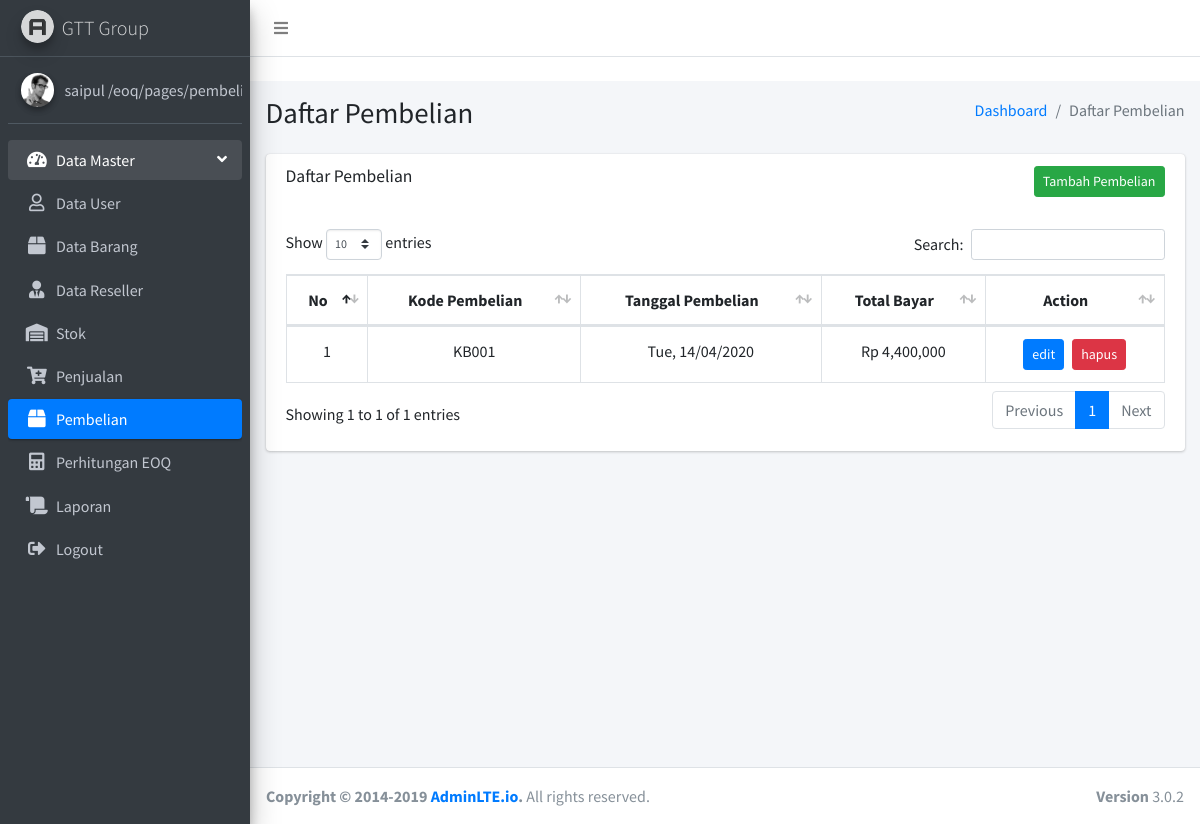
Page /pages/pembelian/index.php (signed in) on the committed database.
### tables this page shows
CREATE TABLE `pembelian` (
  `id` int(11) NOT NULL,
  `supplier_id` int(11) NOT NULL,
  `code` varchar(10) NOT NULL COMMENT 'KB + 3 digit id => KB001',
  `total` int(10) UNSIGNED NOT NULL,
  `created_at` timestamp NOT NULL DEFAULT CURRENT_TIMESTAMP,
  `updated_at` timestamp NOT NULL DEFAULT CURRENT_TIMESTAMP ON UPDATE CURRENT_TIMESTAMP
);

### pages/pembelian/index.php (the view, shortened to what this page needs)
<?php
include('../../Connect.php');
$query = "
  SELECT
    pembelian.id AS id,
    pembelian.code AS kode,
    supplier.name AS supplier,
    pembelian.total AS total,
    pembelian.created_at AS tanggal
  FROM pembelian
  INNER JOIN supplier
  ON pembelian.supplier_id=supplier.id
";
$pembelians = $conn->query($query);
?>
<!DOCTYPE html>
<html>
<head>
  <link rel="stylesheet" href="../../plugins/fontawesome-free/css/all.min.css">
  <link rel="stylesheet" href="https://code.ionicframework.com/ionicons/2.0.1/css/ionicons.min.css">
  <link rel="stylesheet" href="../../dist/css/adminlte.min.css">
  <link rel="stylesheet" href="../../plugins/datatables-bs4/css/dataTables.bootstrap4.css">
</head>
<body class="hold-transition sidebar-mini">
<div class="wrapper">
  <nav class="main-header navbar navbar-expand navbar-white navbar-light">
    <ul class="navbar-nav">
      <li class="nav-item">
        <a class="nav-link" data-widget="pushmenu" href="#"><i class="fas fa-bars"></i></a>
      </li>
    </ul>
  </nav>
  <?= include('../sidebar/index.php') ?>
  <div class="content-wrapper">
    <section class="content-header">
      <div class="container-fluid">
        <div class="row mb-2">
          <div class="col-sm-6">
            <h1>Daftar Pembelian</h1>
          </div>
          <div class="col-sm-6">
            <ol class="breadcrumb float-sm-right">
              <li class="breadcrumb-item"><a href="/index.php">Dashboard</a></li>
              <li class="breadcrumb-item active">Daftar Pembelian</li>
            </ol>
          </div>
        </div>
      </div>
    </section>
    <section class="content">
      <div class="container-fluid">
        <div class="row">
          <div class="col-12">
            <div class="card">
              <div class="card-header text-right border-bottom-0">
                <h3 class="card-title">Daftar Pembelian</h3>
                <a class="btn btn-success btn-sm" href="/eoq/pages/pembelian/create.php">
                  Tambah Pembelian
                </a>
              </div>
              <div class="card-body">
                <table id="example1" class="table table-bordered table-hover text-center">
                  <thead>
                  <tr>
                    <th>No</th>
                    <th>Kode Pembelian</th>
                    <th>Tanggal Pembelian</th>
                    <th>Total Bayar</th>
                    <th>Action</th>
                  </tr>
                  </thead>
                  <tbody>
                    <?php
                      $i = 1;
                      while ($pembelian = $pembelians->fetch_array()) {
                        $kode = $pembelian['kode'];
                        $tanggal = date_format(date_create($pembelian['tanggal']), "D, d/m/Y");
                        $totalHarga = number_format($pembelian['total'], 0);
                        $btnEdit = "<a href='/eoq/pages/pembelian/edit.php?id=".$pembelian['id']."' class='btn btn-sm btn-primary mx-1'>edit</a>";
                        $btnDelete = "<form class='d-inline mx-1' action='/eoq/backend/pembelian/delete.php?id=".$pembelian['id']."' method='post'><input type='submit' name='delete' class='btn btn-sm btn-danger' value='hapus'/></form>";
                        $action = $btnEdit.$btnDelete;
                        echo "<tr>";
                          echo "<td>$i</td>";
                          echo "<td>$kode</td>";
                          echo "<td>$tanggal</td>";
                          echo "<td>Rp $totalHarga</td>";
                          echo "<td>$action</td>";
                        echo "</tr>";
                        $i++;
                      }
                    ?>
                  </tbody>
                </table>
              </div>
            </div>
          </div>
        </div>
      </div>
    </section>
  </div>
  <footer class="main-footer">
    <div class="float-right d-none d-sm-block">
      <b>Version</b> 3.0.2
    </div>
    <strong>Copyright &copy; 2014-2019 <a href="http://adminlte.io">AdminLTE.io</a>.</strong> All rights
    reserved.
  </footer>
</div>
</body>
</html>

### rows in the picture
pembelian: code "KB001", created_at "Tue, 14/04/2020", total "4,400,000"

### other values in the picture
$_SESSION['username'] "saipul"
